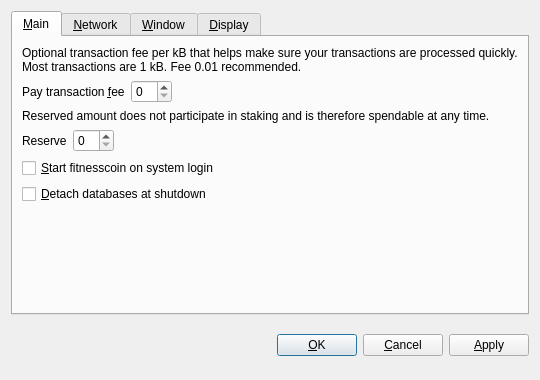
<?xml version="1.0" encoding="UTF-8"?>
<ui version="4.0">
 <class>OptionsDialog</class>
 <widget class="QDialog" name="OptionsDialog">
  <property name="geometry">
   <rect>
    <x>0</x>
    <y>0</y>
    <width>540</width>
    <height>380</height>
   </rect>
  </property>
  <property name="windowTitle">
   <string>Options</string>
  </property>
  <property name="modal">
   <bool>true</bool>
  </property>
  <layout class="QVBoxLayout" name="verticalLayout">
   <item>
    <widget class="QTabWidget" name="tabWidget">
     <property name="tabPosition">
      <enum>QTabWidget::North</enum>
     </property>
     <property name="currentIndex">
      <number>0</number>
     </property>
     <widget class="QWidget" name="tabMain">
      <attribute name="title">
       <string>&amp;Main</string>
      </attribute>
      <layout class="QVBoxLayout" name="verticalLayout_Main">
       <item>
        <widget class="QLabel" name="transactionFeeInfoLabel">
         <property name="text">
          <string>Optional transaction fee per kB that helps make sure your transactions are processed quickly. Most transactions are 1 kB. Fee 0.01 recommended.</string>
         </property>
         <property name="textFormat">
          <enum>Qt::PlainText</enum>
         </property>
         <property name="wordWrap">
          <bool>true</bool>
         </property>
        </widget>
       </item>
       <item>
        <layout class="QHBoxLayout" name="horizontalLayoutFee">
         <item>
          <widget class="QLabel" name="transactionFeeLabel">
           <property name="text">
            <string>Pay transaction &amp;fee</string>
           </property>
           <property name="textFormat">
            <enum>Qt::PlainText</enum>
           </property>
           <property name="buddy">
            <cstring>transactionFee</cstring>
           </property>
          </widget>
         </item>
         <item>
          <widget class="BitcoinAmountField" name="transactionFee"/>
         </item>
         <item>
          <spacer name="horizontalSpacerFee">
           <property name="orientation">
            <enum>Qt::Horizontal</enum>
           </property>
           <property name="sizeHint" stdset="0">
            <size>
             <width>40</width>
             <height>20</height>
            </size>
           </property>
          </spacer>
         </item>
        </layout>
       </item>
       <item>
        <widget class="QLabel" name="reserveBalanceInfoLabel">
         <property name="text">
          <string>Reserved amount does not participate in staking and is therefore spendable at any time.</string>
         </property>
         <property name="textFormat">
          <enum>Qt::PlainText</enum>
         </property>
         <property name="wordWrap">
          <bool>true</bool>
         </property>
        </widget>
       </item>
       <item>
        <layout class="QHBoxLayout" name="horizontalLayoutReserveBalance">
         <item>
          <widget class="QLabel" name="reserveBalanceLabel">
           <property name="text">
            <string>Reserve</string>
           </property>
           <property name="textFormat">
            <enum>Qt::PlainText</enum>
           </property>
           <property name="buddy">
            <cstring>reserveBalance</cstring>
           </property>
          </widget>
         </item>
         <item>
          <widget class="BitcoinAmountField" name="reserveBalance"/>
         </item>
         <item>
          <spacer name="horizontalSpacerReserveBalance">
           <property name="orientation">
            <enum>Qt::Horizontal</enum>
           </property>
           <property name="sizeHint" stdset="0">
            <size>
             <width>40</width>
             <height>20</height>
            </size>
           </property>
          </spacer>
         </item>
        </layout>
       </item>
       <item>
        <widget class="QCheckBox" name="bitcoinAtStartup">
         <property name="toolTip">
          <string>Automatically start fitnesscoin after logging in to the system.</string>
         </property>
         <property name="text">
          <string>&amp;Start fitnesscoin on system login</string>
         </property>
        </widget>
       </item>
       <item>
        <widget class="QCheckBox" name="detachDatabases">
         <property name="toolTip">
          <string>Detach block and address databases at shutdown. This means they can be moved to another data directory, but it slows down shutdown. The wallet is always detached.</string>
         </property>
         <property name="text">
          <string>&amp;Detach databases at shutdown</string>
         </property>
        </widget>
       </item>
       <item>
        <spacer name="verticalSpacer_Main">
         <property name="orientation">
          <enum>Qt::Vertical</enum>
         </property>
         <property name="sizeHint" stdset="0">
          <size>
           <width>20</width>
           <height>40</height>
          </size>
         </property>
        </spacer>
       </item>
      </layout>
     </widget>
     <widget class="QWidget" name="tabNetwork">
      <attribute name="title">
       <string>&amp;Network</string>
      </attribute>
      <layout class="QVBoxLayout" name="verticalLayout_Network">
       <item>
        <widget class="QCheckBox" name="mapPortUpnp">
         <property name="toolTip">
          <string>Automatically open the fitnesscoin client port on the router. This only works when your router supports UPnP and it is enabled.</string>
         </property>
         <property name="text">
          <string>Map port using &amp;UPnP</string>
         </property>
        </widget>
       </item>
       <item>
        <widget class="QCheckBox" name="connectSocks">
         <property name="toolTip">
          <string>Connect to the fitnesscoin network through a SOCKS proxy (e.g. when connecting through Tor).</string>
         </property>
         <property name="text">
          <string>&amp;Connect through SOCKS proxy:</string>
         </property>
        </widget>
       </item>
       <item>
        <layout class="QHBoxLayout" name="horizontalLayout_Network">
         <item>
          <widget class="QLabel" name="proxyIpLabel">
           <property name="text">
            <string>Proxy &amp;IP:</string>
           </property>
           <property name="textFormat">
            <enum>Qt::PlainText</enum>
           </property>
           <property name="buddy">
            <cstring>proxyIp</cstring>
           </property>
          </widget>
         </item>
         <item>
          <widget class="QValidatedLineEdit" name="proxyIp">
           <property name="maximumSize">
            <size>
             <width>140</width>
             <height>16777215</height>
            </size>
           </property>
           <property name="toolTip">
            <string>IP address of the proxy (e.g. 127.0.0.1)</string>
           </property>
          </widget>
         </item>
         <item>
          <widget class="QLabel" name="proxyPortLabel">
           <property name="text">
            <string>&amp;Port:</string>
           </property>
           <property name="textFormat">
            <enum>Qt::PlainText</enum>
           </property>
           <property name="buddy">
            <cstring>proxyPort</cstring>
           </property>
          </widget>
         </item>
         <item>
          <widget class="QLineEdit" name="proxyPort">
           <property name="maximumSize">
            <size>
             <width>55</width>
             <height>16777215</height>
            </size>
           </property>
           <property name="toolTip">
            <string>Port of the proxy (e.g. 9050)</string>
           </property>
          </widget>
         </item>
         <item>
          <widget class="QLabel" name="socksVersionLabel">
           <property name="text">
            <string>SOCKS &amp;Version:</string>
           </property>
           <property name="textFormat">
            <enum>Qt::PlainText</enum>
           </property>
           <property name="buddy">
            <cstring>socksVersion</cstring>
           </property>
          </widget>
         </item>
         <item>
          <widget class="QValueComboBox" name="socksVersion">
           <property name="toolTip">
            <string>SOCKS version of the proxy (e.g. 5)</string>
           </property>
          </widget>
         </item>
         <item>
          <spacer name="horizontalSpacer_Network">
           <property name="orientation">
            <enum>Qt::Horizontal</enum>
           </property>
           <property name="sizeHint" stdset="0">
            <size>
             <width>40</width>
             <height>20</height>
            </size>
           </property>
          </spacer>
         </item>
        </layout>
       </item>
       <item>
        <spacer name="verticalSpacer_Network">
         <property name="orientation">
          <enum>Qt::Vertical</enum>
         </property>
         <property name="sizeHint" stdset="0">
          <size>
           <width>20</width>
           <height>40</height>
          </size>
         </property>
        </spacer>
       </item>
      </layout>
     </widget>
     <widget class="QWidget" name="tabWindow">
      <attribute name="title">
       <string>&amp;Window</string>
      </attribute>
      <layout class="QVBoxLayout" name="verticalLayout_Window">
       <item>
        <widget class="QCheckBox" name="minimizeToTray">
         <property name="toolTip">
          <string>Show only a tray icon after minimizing the window.</string>
         </property>
         <property name="text">
          <string>&amp;Minimize to the tray instead of the taskbar</string>
         </property>
        </widget>
       </item>
       <item>
        <widget class="QCheckBox" name="minimizeOnClose">
         <property name="toolTip">
          <string>Minimize instead of exit the application when the window is closed. When this option is enabled, the application will be closed only after selecting Quit in the menu.</string>
         </property>
         <property name="text">
          <string>M&amp;inimize on close</string>
         </property>
        </widget>
       </item>
       <item>
        <spacer name="verticalSpacer_Window">
         <property name="orientation">
          <enum>Qt::Vertical</enum>
         </property>
         <property name="sizeHint" stdset="0">
          <size>
           <width>20</width>
           <height>40</height>
          </size>
         </property>
        </spacer>
       </item>
      </layout>
     </widget>
     <widget class="QWidget" name="tabDisplay">
      <attribute name="title">
       <string>&amp;Display</string>
      </attribute>
      <layout class="QVBoxLayout" name="verticalLayout_Display">
       <item>
        <layout class="QHBoxLayout" name="horizontalLayout_1_Display">
         <item>
          <widget class="QLabel" name="langLabel">
           <property name="text">
            <string>User Interface &amp;language:</string>
           </property>
           <property name="textFormat">
            <enum>Qt::PlainText</enum>
           </property>
           <property name="buddy">
            <cstring>lang</cstring>
           </property>
          </widget>
         </item>
         <item>
          <widget class="QValueComboBox" name="lang">
           <property name="toolTip">
            <string>The user interface language can be set here. This setting will take effect after restarting fitnesscoin.</string>
           </property>
          </widget>
         </item>
        </layout>
       </item>
       <item>
        <layout class="QHBoxLayout" name="horizontalLayout_2_Display">
         <item>
          <widget class="QLabel" name="unitLabel">
           <property name="text">
            <string>&amp;Unit to show amounts in:</string>
           </property>
           <property name="textFormat">
            <enum>Qt::PlainText</enum>
           </property>
           <property name="buddy">
            <cstring>unit</cstring>
           </property>
          </widget>
         </item>
         <item>
          <widget class="QValueComboBox" name="unit">
           <property name="toolTip">
            <string>Choose the default subdivision unit to show in the interface and when sending coins.</string>
           </property>
          </widget>
         </item>
        </layout>
       </item>
       <item>
        <widget class="QCheckBox" name="displayAddresses">
         <property name="toolTip">
          <string>Whether to show fitnesscoin addresses in the transaction list or not.</string>
         </property>
         <property name="text">
          <string>&amp;Display addresses in transaction list</string>
         </property>
        </widget>
       </item>
       <item>
        <widget class="QCheckBox" name="coinControlFeatures">
         <property name="toolTip">
          <string>Whether to show coin control features or not.</string>
         </property>
         <property name="text">
          <string>Display coin &amp;control features (experts only!)</string>
         </property>
        </widget>
       </item>
       <item>
        <spacer name="verticalSpacer_Display">
         <property name="orientation">
          <enum>Qt::Vertical</enum>
         </property>
         <property name="sizeHint" stdset="0">
          <size>
           <width>20</width>
           <height>40</height>
          </size>
         </property>
        </spacer>
       </item>
      </layout>
     </widget>
    </widget>
   </item>
   <item>
    <layout class="QHBoxLayout" name="horizontalLayout_Buttons">
     <item>
      <spacer name="horizontalSpacer_1">
       <property name="orientation">
        <enum>Qt::Horizontal</enum>
       </property>
       <property name="sizeHint" stdset="0">
        <size>
         <width>40</width>
         <height>48</height>
        </size>
       </property>
      </spacer>
     </item>
     <item>
      <widget class="QLabel" name="statusLabel">
       <property name="font">
        <font>
         <weight>75</weight>
         <bold>true</bold>
        </font>
       </property>
       <property name="text">
        <string/>
       </property>
       <property name="textFormat">
        <enum>Qt::PlainText</enum>
       </property>
       <property name="wordWrap">
        <bool>true</bool>
       </property>
      </widget>
     </item>
     <item>
      <spacer name="horizontalSpacer_2">
       <property name="orientation">
        <enum>Qt::Horizontal</enum>
       </property>
       <property name="sizeHint" stdset="0">
        <size>
         <width>40</width>
         <height>48</height>
        </size>
       </property>
      </spacer>
     </item>
     <item>
      <widget class="QPushButton" name="okButton">
       <property name="text">
        <string>&amp;OK</string>
       </property>
      </widget>
     </item>
     <item>
      <widget class="QPushButton" name="cancelButton">
       <property name="text">
        <string>&amp;Cancel</string>
       </property>
       <property name="autoDefault">
        <bool>false</bool>
       </property>
      </widget>
     </item>
     <item>
      <widget class="QPushButton" name="applyButton">
       <property name="text">
        <string>&amp;Apply</string>
       </property>
       <property name="autoDefault">
        <bool>false</bool>
       </property>
      </widget>
     </item>
    </layout>
   </item>
  </layout>
 </widget>
 <customwidgets>
  <customwidget>
   <class>BitcoinAmountField</class>
   <extends>QSpinBox</extends>
   <header>bitcoinamountfield.h</header>
  </customwidget>
  <customwidget>
   <class>QValueComboBox</class>
   <extends>QComboBox</extends>
   <header>qvaluecombobox.h</header>
  </customwidget>
  <customwidget>
   <class>QValidatedLineEdit</class>
   <extends>QLineEdit</extends>
   <header>qvalidatedlineedit.h</header>
  </customwidget>
 </customwidgets>
 <resources/>
 <connections/>
</ui>
